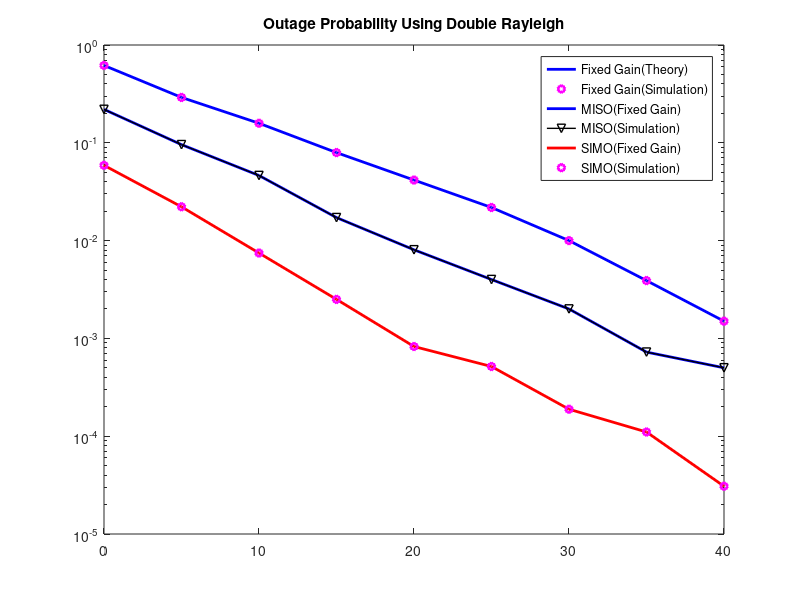

Here is the MATLAB script that generated this plot: (Note: this script raises an error after producing the figure.)
close all
clear all

N=100000;                                               %Total number of bits or symbols
snr = 0:5:40;                                          %Multiple Es/N0 values that are in dB
f=sqrt(0.5);
Mr=1;
Mt=100000; 
sigma = 1;

for k=1:5:40
x=10^(k./10);
p=sqrt(1/x);
x1=randi([0,1]);
x=2*x1-1;


h1=f*(randn(1,N) + j*randn(1,N));
h2=f*(randn(1,N) + j*randn(1,N));
%h = 4*(h1*g1 + h2*g2);
g1= abs(sigma*randn(1,N)+1i*sigma*randn(1,N));
g2= abs(sigma*randn(1,N)+1i*sigma*randn(1,N));
h = 4.*((g1.*h1).*(h2.*g2));
n1=f*(randn(1,N) + j*randn(1,N));
n2=f*(randn(1,N) + j*randn(1,N));
n=n1.*n2;
y1=h.*x + p.*n;


for ii = 1:length(snr)
    %From the Transmitter side
    x_eq = rand(1,N) > 0.5;                               %Generation of 0,1 values with equal probability
    x1 = 2*x_eq-1;                                         %BPSK modulation
   
    %Creating the Alamouti STBC
    input_arg = zeros(2,N);
    input_arg(:,1:2:end) = (1/sqrt(2))*reshape(x1,2,N/2);    
    input_arg(:,2:2:end) = (1/sqrt(2))*(kron(ones(1,N/2),[-1;1]).*flipud(reshape(conj(x1),2,N/2)));
    channelCoeff = 1/sqrt(2)*[randn(1,N) + j*randn(1,N)];                         %Channel coefficient of Rayleigh channel
    channelCoefficientMod = kron(reshape(channelCoeff,2,N/2),ones(1,2));              
    noise = 1/sqrt(2)*[randn(1,N) + j*randn(1,N)];                                      %White gaussian noise
   
    receiver = sum(channelCoefficientMod.*input_arg,1) + 10^(-snr(ii)/20)*noise;
    %From the Receiver side
    receiverMod = kron(reshape(receiver,2,N/2),ones(1,2));                              
    receiverMod(2,:) = conj(receiverMod(2,:));                                          
 
    %Forming the Equalization matrix
    equalizationMatrix_eq = zeros(2,N);
    equalizationMatrix_eq(:,[1:2:end]) = reshape(channelCoeff,2,N/2);                
    equalizationMatrix_eq(:,[2:2:end]) = kron(ones(1,N/2),[1;-1]).*flipud(reshape(channelCoeff,2,N/2));
    equalizationMatrix_eq(1,:) = conj(equalizationMatrix_eq(1,:));                            
    eqMatrixPower = sum(equalizationMatrix_eq.*conj(equalizationMatrix_eq),1);
    receiverHat_1 = sum(equalizationMatrix_eq.*receiverMod,1)./eqMatrixPower;                
    receiverHat_1(2:2:end) = conj(receiverHat_1(2:2:end));
   
    %Taking real part from the Receiver Side
    xHat = real(receiverHat_1)>0;
   
    %Total counting of the errors
    totalErrors(ii) = size(find([x_eq- xHat]),2);
  
  %For Variable Gain%
  absolute_value = abs(h);
    snr_th = 1.58489;
    if(absolute_value > snr_th)
       absolute_value;
    else
    end
    
    %For Fixed Gain%
    c1= 0.5*log2(1+x);

   if (c1 < 3)
       out = c1;
   end    
end
end

simulationAlamouti = totalErrors/N;                                                     %Simulation of BER
EbN0Linear = 10.^(snr/10);

%SISO Double Rayleigh
y1 = [0.6182 0.2911 0.1584 0.0794 0.0416 0.0218 0.0100 0.0039 0.0015];
op_1 = [0.6182 0.2911 0.1584 0.0794 0.0416 0.0218 0.0100 0.0039 0.0015];


%MISO Double Rayleigh
y2=4*[0.054921000000000  0.0239440000000000 0.011580990000000  0.004298000000000000  0.0020141000000000000 0.0010000000000000  0.00050000000000 0.0001811 0.00012511 ]
op_2 = 4*[0.054921000000000  0.0239440000000000 0.011580990000000  0.004298000000000000  0.0020141000000000000 0.0010000000000000  0.00050000000000 0.0001811 0.00012511 ]

%SIMO Double Rayleigh
y3=6*[0.00980582617584078 0.00369323661384938 0.001243758592258976 0.0004178433253485600 0.00013771151735 0.000085985548944 0.00003144982824673 0.000018402393774 0.00000513194026 ]
op_3 = 6*[0.00980582617584078 0.00369323661384938 0.001243758592258976 0.0004178433253485600 0.00013771151735 0.000085985548944 0.00003144982824673 0.000018402393774 0.00000513194026 ]

%SISO Simulation and Analytical
semilogy(snr, y1, '-b','Linewidth',2);  
hold on
semilogy(snr, op_1, 'mh','Linewidth',2);         
hold on
%MISO Simulation and Analytical
semilogy(snr, y2, '-b','Linewidth',2);  
hold on
semilogy(snr, op_2, '-kv','Linewidth',1);    
hold on
%SIMO Simulation and Analytical
semilogy(snr, y3, '-r','Linewidth',2);
hold on
semilogy(snr, op_3, 'mh','Linewidth',2);         
hold off

title('Outage Probability Using Double Rayleigh')
LEG = legend('Fixed Gain(Theory)', 'Fixed Gain(Simulation)', 'MISO(Fixed Gain)','MISO(Simulation)','SIMO(Fixed Gain)','SIMO(Simulation)');
LEG.FontSize = 5;
xlabel('Average SNR(dB)');
ylabel('Outage Probability');
grid on
hold off
ylim([0.001 1]);
xlim([0 40])